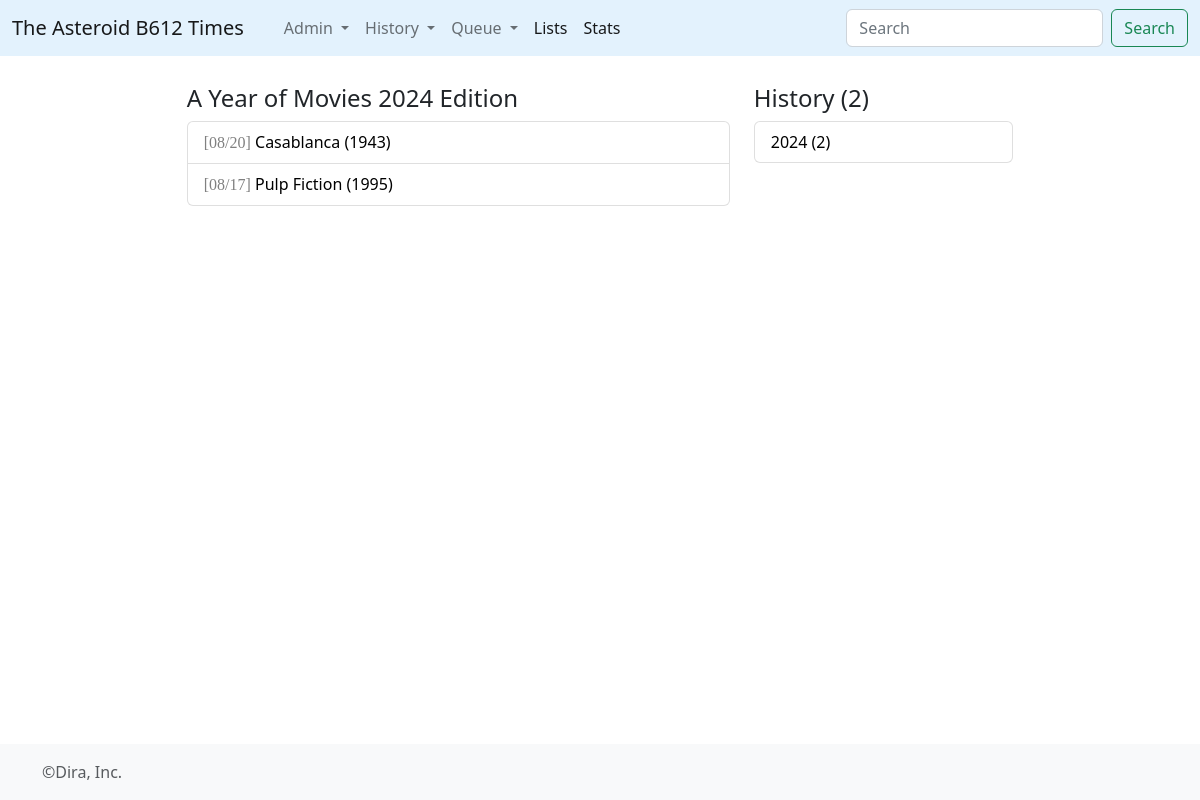
The app's page /movies/1, older data.
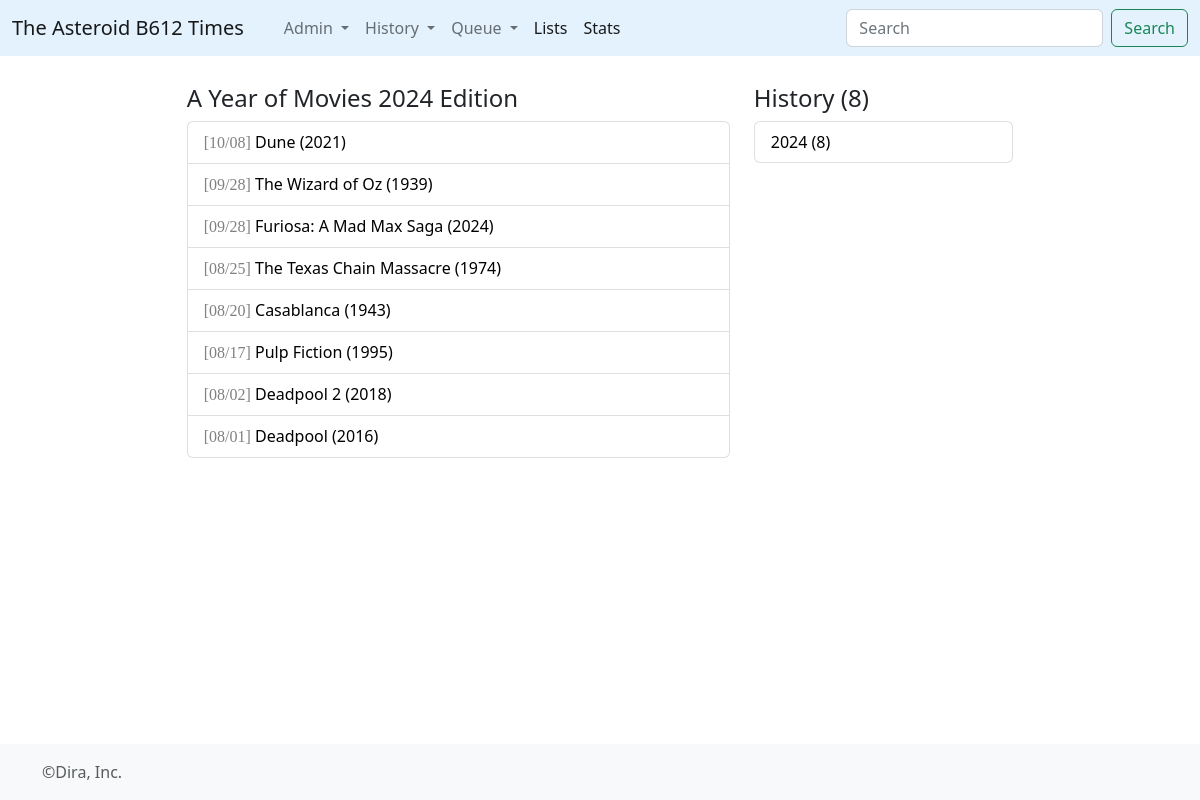
The same page, newer data.
### times/models.py (models this page shows, shortened)
class MovieWatch(models.Model):
	film = models.ForeignKey(Movie, on_delete=models.CASCADE)
	wdate = models.DateField()

class Movie(models.Model):
	title = models.CharField(max_length=512)
	info = models.TextField()
	premiere = models.IntegerField()
	runtime = models.IntegerField()
	@property
	def titulo(self):
		return self.title+' ('+ str(self.premiere) +')'

### times/views.py (the view)
# urls.py: path('movies/<y>', views.movies, name='movies'),
def movies(request,y):
	max_year = MovieWatch.objects.order_by('-wdate').first()
	if int(y)==1:
		y = max_year.wdate.strftime('%Y')
	conteo = MovieWatch.objects.count()
	anhos = MovieWatch.objects.values('wdate__year').annotate(qbooks=Count('id')).order_by('-wdate__year')
	wmovies = MovieWatch.objects.filter(wdate__year=int(y)).order_by('-wdate')
	return render(request,'movie-history.html',{'wmovies':wmovies,'anho':int(y),'conteo':conteo,'anhos':anhos})

### times/templates/movie-history.html (shortened to what this page needs)
{% extends 'base_listing.html' %}
{% block contenido %}
<article>
		<h4>A Year of Movies {{anho}} Edition</h4>
	  <ul class="list-group" reversed>
        {% for a in wmovies %}
          <li class="list-group-item">
          	<span style="font-family:Consolas; color:grey;">[{{a.wdate|date:"m/d"}}]</span>
         <a href="{% url 'movie' a.film.id %}" style="color:black; text-decoration: none;">{{a.film.titulo}}</a>
          </li>
        {% endfor %}
      </ul>
</article>
<br>
{% endblock%}
{% block rightbar %}
<br>
<h4>History ({{conteo}})</h4>
      <ul class="list-group">
        {% for d in anhos %}
          <li class="list-group-item d-flex justify-content-between align-items-center">
          <a href="{% url 'movies' d.wdate__year %}" style="color:black; text-decoration: none;"> {{d.wdate__year}} ({{d.qbooks}})</a>
          </li>
        {% endfor %}
      </ul>
{% endblock %}

### times/templates/base_listing.html (shortened to what this page needs)
{% load static%}
<!doctype html>
<html lang="en" class="h-100">
  <head>
<link href="{% static 'css/bootstrap.min.css' %}" rel="stylesheet">
    <link href="{% static 'css/sticky-footer-navbar.css' %}" rel="stylesheet">
    <link href="{% static 'css/blog.css' %}" rel="stylesheet">
  </head>
  <body class="d-flex flex-column h-100">
<header>
  <nav class="navbar navbar-expand-md fixed-top" style="background-color: #e3f2fd;">
    <div class="container-fluid">
      <a class="navbar-brand" href="{% url 'homepage' %}">The Asteroid B612 Times</a>
      <div class="collapse navbar-collapse" id="navbarCollapse">
        <ul class="navbar-nav me-auto mb-2 mb-md-0">
          <li class="nav-item">
            <a class="nav-link active" aria-current="page" href="/"></a>
          </li>
           <li class="nav-item dropdown">
              <a class="nav-link dropdown-toggle" href="#" id="navbarDropdown" role="button" data-bs-toggle="dropdown" aria-expanded="false">
                Admin
              </a>
            </li>
             <li class="nav-item dropdown">
              <a class="nav-link dropdown-toggle" href="#" id="navbarDropdown" role="button" data-bs-toggle="dropdown" aria-expanded="false">
                History
              </a>
            </li>
             <li class="nav-item dropdown">
              <a class="nav-link dropdown-toggle" href="#" id="navbarDropdown" role="button" data-bs-toggle="dropdown" aria-expanded="false">
                Queue
              </a>
            </li>
            <li class="nav-item">
              <a class="nav-link active" aria-current="page" href="{% url 'booklists' %}">Lists</a>
            </li>
            <li class="nav-item">
              <a class="nav-link active" aria-current="page" href="{% url 'statistics' %}">Stats</a>
            </li>
        </ul>
        <form class="d-flex" role="search" action="{% url 'search' %}"  method="post">
          <input class="form-control me-2" type="search" name="kw" placeholder="Search" aria-label="Search">
          <button class="btn btn-outline-success" type="submit">Search</button>
        </form>
      </div>
    </div>
  </nav>
</header>
<main class="flex-shrink-0">
  <div class="container">
    <div class="row justify-content-center">
            <div class="col-sm-6"><br>
      {% block contenido %}{% endblock %}
  </div>
  <div class="col-sm-3">
    {% block rightbar %}
    {% endblock %}
  </div>
  </div>
</main>
<footer class="footer mt-auto py-3 bg-light">
  <div class="container">
    <span class="text-muted">&copy;Dira, Inc.</span>
  </div>
</footer>
  </body>
</html>

### static/css/sticky-footer-navbar.css (style rules this page uses)
main > .container { padding: 60px 15px 0; }

Row changes from the older to the newer data that the page shows:
added MovieWatch: wdate "10/08", film.titulo "Dune (2021)"
added MovieWatch: wdate "09/28", film.titulo "The Wizard of Oz (1939)"
added MovieWatch: wdate "09/28", film.titulo "Furiosa: A Mad Max Saga (2024)"
added MovieWatch: wdate "08/25", film.titulo "The Texas Chain Massacre (1974)"
added MovieWatch: wdate "08/02", film.titulo "Deadpool 2 (2018)"
added MovieWatch: wdate "08/01", film.titulo "Deadpool (2016)"
Text that changed along with them:
{{ conteo }}: "2" → "8"
new list line: "2024 ( 8 )"
list line gone: "2024 ( 2 )"
